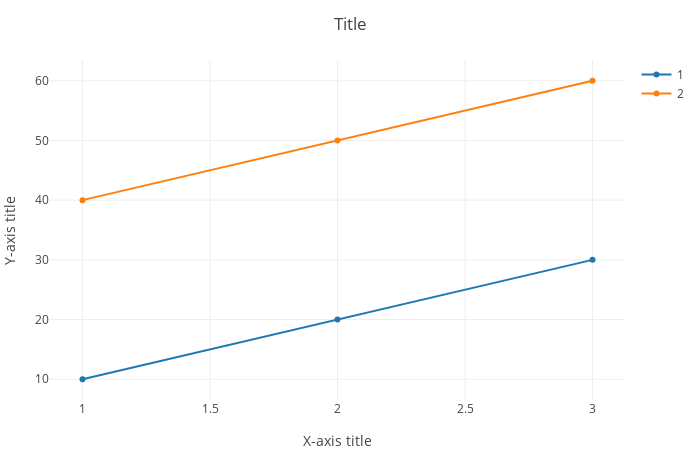

Here is the notebook cell this chart was saved with:
### Code cell
layout = Layout(title = "Title", xaxis_title = "X-axis title", yaxis_title = "Y-axis title")

plot_x_y((y_1, y_2); layout = layout)

### Figure 1 — Plotly figure (JSON) as saved in the notebook; plotly's stock layout.template omitted (floating-point values rounded to 4 significant figures)
{"data": [{"name": "1", "type": "scatter", "x": [1, 2, 3], "y": [10, 20, 30]}, {"name": "2", "type": "scatter", "x": [1, 2, 3], "y": [40, 50, 60]}], "layout": {"autosize": false, "height": 450, "margin": {"b": 50, "l": 50, "r": 50, "t": 60}, "templateaa": "plotly_white", "title": {"text": "Title"}, "width": 700, "xaxis": {"autorange": true, "range": [0.8725, 3.127], "title": {"text": "X-axis title"}, "type": "linear"}, "yaxis": {"autorange": true, "range": [6.524, 63.48], "title": {"text": "Y-axis title"}, "type": "linear"}}}
